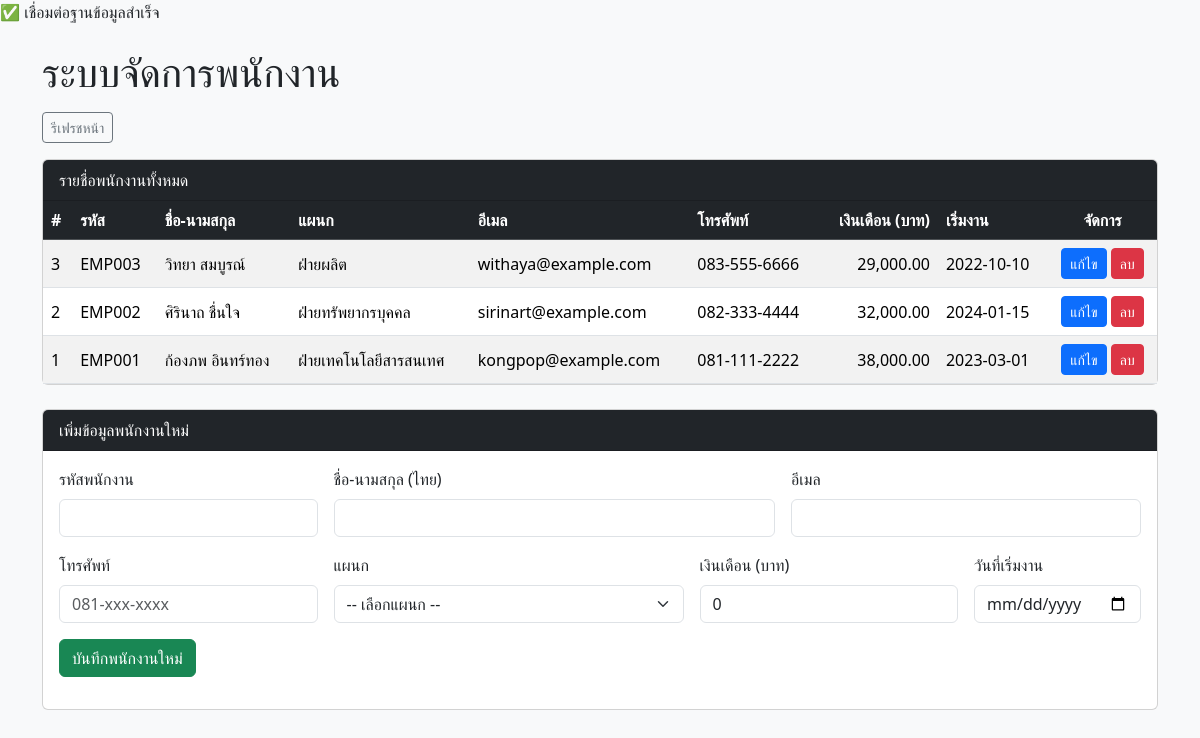
The page / on the database its author committed.
### tables this page shows
CREATE TABLE employees (
  id INT AUTO_INCREMENT PRIMARY KEY,
  emp_code VARCHAR(20) NOT NULL,           
  fullname_th VARCHAR(150) NOT NULL,       
  email VARCHAR(150) NULL,
  phone VARCHAR(50) NULL,
  dept_id INT NOT NULL,                     
  salary DECIMAL(12,2) NOT NULL DEFAULT 0,  
  hired_at DATE NOT NULL,                   
  CONSTRAINT fk_emp_dept FOREIGN KEY (dept_id) REFERENCES departments(id)
);

CREATE TABLE departments (
  id INT AUTO_INCREMENT PRIMARY KEY,
  name_th VARCHAR(100) NOT NULL
);

### db.php (called while the page is built, shortened)
<?php
function h($str) {
    return htmlspecialchars($str, ENT_QUOTES, 'UTF-8');
}

### index.php (the view, shortened to what this page needs)
<?php
require 'db.php';
$sql = "SELECT e.*, d.name_th AS dept_name
        FROM employees e
        LEFT JOIN departments d ON d.id = e.dept_id
        ORDER BY e.id DESC";
$result = mysqli_query($conn, $sql);
?>
<!DOCTYPE html>
<html lang="th">
<head>
    <link href="https://cdn.jsdelivr.net/npm/bootstrap@5.3.3/dist/css/bootstrap.min.css" rel="stylesheet">
</head>
<body class="bg-light">
<div class="container py-4">
    <h1 class="mb-3">ระบบจัดการพนักงาน</h1>
    <div class="mb-3">
        <a href="index.php" class="btn btn-outline-secondary btn-sm">รีเฟรชหน้า</a>
    </div>
    <div class="card mb-4">
        <div class="card-header bg-dark text-white">
            รายชื่อพนักงานทั้งหมด
        </div>
        <div class="card-body p-0">
            <div class="table-responsive">
                <table class="table table-striped table-hover align-middle mb-0">
                    <thead class="table-dark">
                        <tr>
                            <th>#</th>
                            <th>รหัส</th>
                            <th>ชื่อ-นามสกุล</th>
                            <th>แผนก</th>
                            <th>อีเมล</th>
                            <th>โทรศัพท์</th>
                            <th class="text-end">เงินเดือน (บาท)</th>
                            <th>เริ่มงาน</th>
                            <th class="text-center">จัดการ</th>
                        </tr>
                    </thead>
                    <tbody>
                    <?php if ($result && mysqli_num_rows($result) > 0): ?>
                        <?php while ($row = mysqli_fetch_assoc($result)): ?>
                            <tr>
                                <td><?= h($row['id']) ?></td>
                                <td><?= h($row['emp_code']) ?></td>
                                <td><?= h($row['fullname_th']) ?></td>
                                <td><?= h($row['dept_name']) ?></td>
                                <td><?= h($row['email']) ?></td>
                                <td><?= h($row['phone']) ?></td>
                                <td class="text-end"><?= number_format($row['salary'], 2) ?></td>
                                <td><?= h($row['hired_at']) ?></td>
                                <td class="text-center">
                                    <a class="btn btn-sm btn-primary" href="edit.php?id=<?= (int)$row['id'] ?>">แก้ไข</a>
                                    <a class="btn btn-sm btn-danger"
                                       href="delete_employee.php?id=<?= (int)$row['id'] ?>"
                                       onclick="return confirm('ยืนยันลบข้อมูลพนักงานคนนี้?');">ลบ</a>
                                </td>
                            </tr>
                        <?php endwhile; ?>
                    <?php else: ?>
                        <tr><td colspan="9" class="text-center py-4">ยังไม่มีข้อมูลพนักงาน</td></tr>
                    <?php endif; ?>
                    </tbody>
                </table>
            </div>
        </div>
    </div>
    <div class="card">
        <div class="card-header bg-dark text-white">
            เพิ่มข้อมูลพนักงานใหม่
        </div>
        <div class="card-body">
            <form action="insert_employee.php" method="post" class="row g-3">
                <div class="col-md-3">
                    <label class="form-label">รหัสพนักงาน</label>
                    <input type="text" name="emp_code" class="form-control" required>
                </div>
                <div class="col-md-5">
                    <label class="form-label">ชื่อ-นามสกุล (ไทย)</label>
                    <input type="text" name="fullname_th" class="form-control" required>
                </div>
                <div class="col-md-4">
                    <label class="form-label">อีเมล</label>
                    <input type="email" name="email" class="form-control">
                </div>
                <div class="col-md-3">
                    <label class="form-label">โทรศัพท์</label>
                    <input type="text" name="phone" class="form-control" placeholder="081-xxx-xxxx">
                </div>
                <div class="col-md-4">
                    <label class="form-label">แผนก</label>
                    <select name="dept_id" class="form-select" required>
                        <option value="">-- เลือกแผนก --</option>
                    </select>
                </div>
                <div class="col-md-3">
                    <label class="form-label">เงินเดือน (บาท)</label>
                    <input type="number" name="salary" class="form-control" step="0.01" min="0" value="0" required>
                </div>
                <div class="col-md-2">
                    <label class="form-label">วันที่เริ่มงาน</label>
                    <input type="date" name="hired_at" class="form-control" required>
                </div>
                <div class="col-12">
                    <button type="submit" class="btn btn-success">บันทึกพนักงานใหม่</button>
                </div>
            </form>
        </div>
    </div>
</div>
</body>
</html>

### rows shown on the page
employees: id "3", emp_code "EMP003", fullname_th "วิทยา สมบูรณ์", dept.name_th "ฝ่ายผลิต", email "withaya@example.com", phone "083-555-6666", salary "29,000.00", hired_at "2022-10-10"
employees: id "2", emp_code "EMP002", fullname_th "ศิรินาถ ชื่นใจ", dept.name_th "ฝ่ายทรัพยากรบุคคล", email "sirinart@example.com", phone "082-333-4444", salary "32,000.00", hired_at "2024-01-15"
employees: id "1", emp_code "EMP001", fullname_th "ก้องภพ อินทร์ทอง", dept.name_th "ฝ่ายเทคโนโลยีสารสนเทศ", email "kongpop@example.com", phone "081-111-2222", salary "38,000.00", hired_at "2023-03-01"
